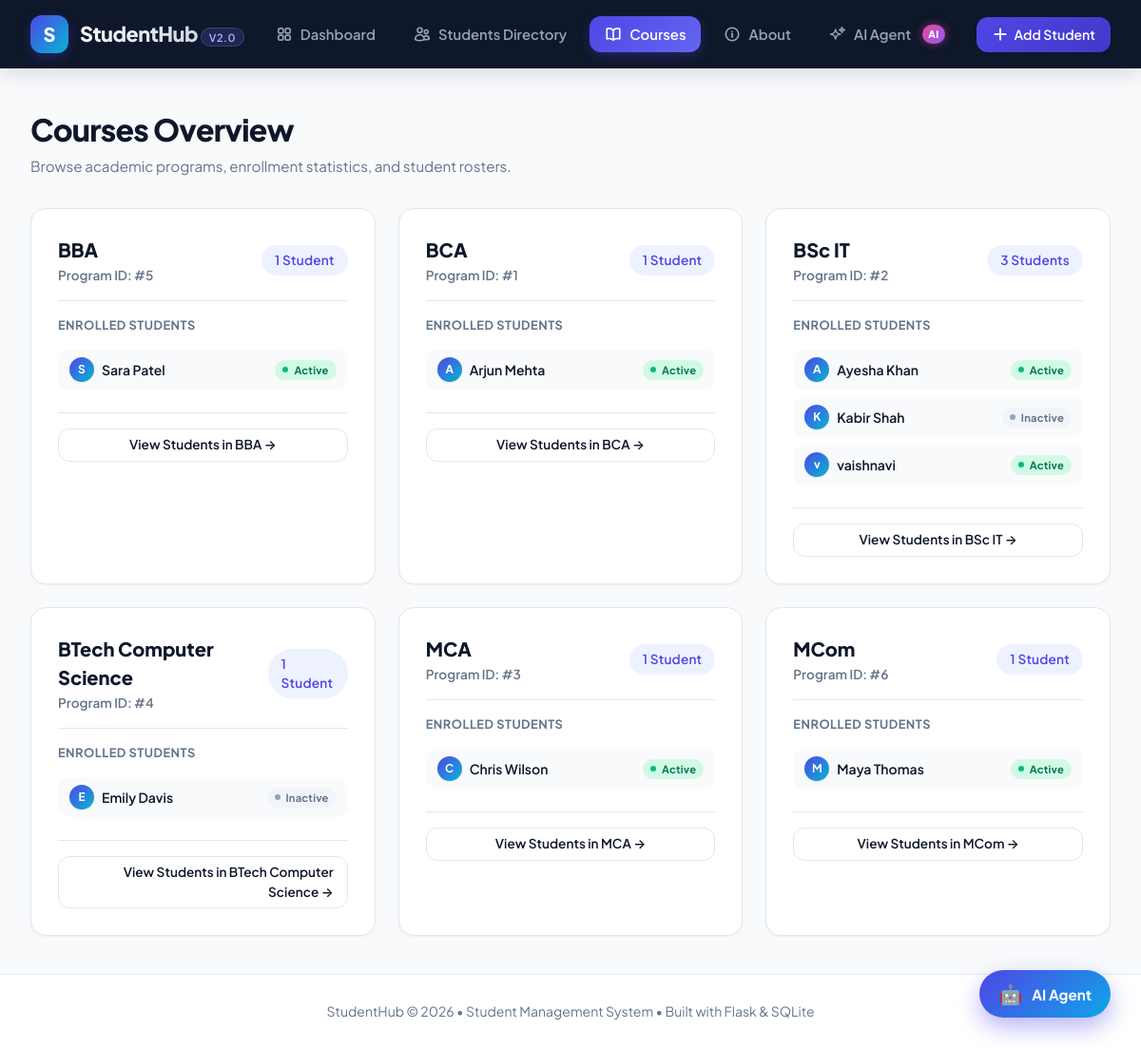
Screenshot of /courses with the database file from the repository.
### tables this page shows
CREATE TABLE courses (

    id INTEGER PRIMARY KEY AUTOINCREMENT,

    name TEXT NOT NULL UNIQUE

);

CREATE TABLE students (

    id INTEGER PRIMARY KEY AUTOINCREMENT,

    name TEXT NOT NULL,

    email TEXT NOT NULL UNIQUE,

    phone TEXT,

    gender TEXT,

    course_id INTEGER NOT NULL,

    date_of_birth TEXT,

    enrollment_date TEXT DEFAULT CURRENT_DATE,

    status TEXT NOT NULL DEFAULT 'Active',

    FOREIGN KEY (course_id)
        REFERENCES courses(id)

);

### app.py (the view)
@app.route("/courses")
def courses():
    connection = get_db_connection()
    cursor = connection.cursor()
    cursor.execute("""
        SELECT
            courses.id,
            courses.name,
            COUNT(students.id) AS total_students
        FROM courses
        LEFT JOIN students
            ON courses.id = students.course_id
        GROUP BY courses.id, courses.name
        ORDER BY courses.name ASC
    """)
    courses_data = cursor.fetchall()
    cursor.execute("""
        SELECT
            students.id,
            students.name,
            students.email,
            students.status,
            students.course_id
        FROM students
        ORDER BY students.name ASC
    """)
    students_data = cursor.fetchall()
    connection.close()
    course_students = {}
    for s in students_data:
        cid = s["course_id"]
        if cid not in course_students:
            course_students[cid] = []
        course_students[cid].append(dict(s))
    return render_template(
        "courses.html",
        courses=courses_data,
        course_students=course_students
    )

### database.py (called while the page is built)
def get_db_connection():
    connection = sqlite3.connect(DATABASE)
    connection.row_factory = sqlite3.Row
    connection.execute("PRAGMA foreign_keys = ON")
    return connection

### templates/courses.html (shortened to what this page needs)
{% extends "base.html" %}
{% block content %}
<div class="page-header">
    <div class="page-title-group">
        <h1>Courses Overview</h1>
        <p class="page-subtitle">Browse academic programs, enrollment statistics, and student rosters.</p>
    </div>
</div>
<div class="courses-grid">
    {% for course in courses %}
    <div class="course-card">
        <div class="course-card-header">
            <div>
                <div class="course-name">{{ course.name }}</div>
                <div style="font-size: 0.85rem; color: var(--text-muted); font-weight: 600; margin-top: 2px;">Program ID: #{{ course.id }}</div>
            </div>
            <span class="badge badge-course" style="font-size: 0.85rem; padding: 6px 14px;">
                {{ course.total_students }} Student{% if course.total_students != 1 %}s{% endif %}
            </span>
        </div>
        <div style="margin-top: 1rem;">
            <div style="font-size: 0.8rem; font-weight: 700; text-transform: uppercase; letter-spacing: 0.5px; color: var(--text-muted); margin-bottom: 0.5rem;">
                Enrolled Students
            </div>
            <div class="student-pill-list">
                {% set students_in_course = course_students.get(course.id, []) %}
                {% for st in students_in_course %}
                <div class="student-pill-item">
                    <div style="display: flex; align-items: center; gap: 8px;">
                        <div class="avatar-initial" style="width: 26px; height: 26px; font-size: 0.75rem;">{{ st.name[0] }}</div>
                        <span>{{ st.name }}</span>
                    </div>
                    {% if st.status == 'Active' %}
                        <span class="badge badge-active" style="padding: 2px 8px; font-size: 0.7rem;">Active</span>
                    {% else %}
                        <span class="badge badge-inactive" style="padding: 2px 8px; font-size: 0.7rem;">Inactive</span>
                    {% endif %}
                </div>
                {% else %}
                <div style="font-size: 0.875rem; color: var(--text-muted); font-style: italic; padding: 8px 0;">
                    No students currently enrolled in this program.
                </div>
                {% endfor %}
            </div>
        </div>
        <div style="margin-top: 1.5rem; padding-top: 1rem; border-top: 1px solid var(--border-color); text-align: right;">
            <a href="{{ url_for('students', course_id=course.id) }}" class="btn btn-secondary btn-sm" style="width: 100%;">
                View Students in {{ course.name }} &rarr;
            </a>
        </div>
    </div>
    {% endfor %}
</div>
{% endblock %}

### static/style.css (style rules this page uses)
:root { --primary: #4f46e5; --primary-hover: #4338ca; --primary-light: #eef2ff; --accent: #06b6d4; --success: #10b981; --success-light: #d1fae5; --warning: #f59e0b; --warning-light: #fef3c7; --danger: #ef4444; --danger-light: #fee2e2; --bg-main: #f8fafc; --bg-card: #ffffff; --bg-nav: #0f172a; --text-main: #0f172a; --text-muted: #64748b; --text-light: #94a3b8; --border-color: #e2e8f0; --radius-sm: 8px; --radius-md: 12px; --radius-lg: 16px; --radius-full: 9999px; --shadow-sm: 0 1px 2px 0 rgba(0, 0, 0, 0.05); --shadow-md: 0 4px 6px -1px rgba(0, 0, 0, 0.05), 0 2px 4px -2px rgba(0, 0, 0, 0.05); --shadow-lg: 0 10px 25px -5px rgba(0, 0, 0, 0.08), 0 8px 10px -6px rgba(0, 0, 0, 0.04); --shadow-glow: 0 0 20px rgba(79, 70, 229, 0.15); --transition: all 0.25s cubic-bezier(0.4, 0, 0.2, 1); }
* { margin: 0; padding: 0; box-sizing: border-box; font-family: 'Plus Jakarta Sans', -apple-system, BlinkMacSystemFont, sans-serif; }
body { background-color: var(--bg-main); color: var(--text-main); min-height: 100vh; display: flex; flex-direction: column; line-height: 1.5; -webkit-font-smoothing: antialiased; }
.page-header { display: flex; justify-content: space-between; align-items: flex-end; margin-bottom: 2rem; flex-wrap: wrap; gap: 1rem; }
.page-title-group h1 { font-size: 2rem; font-weight: 800; color: var(--text-main); letter-spacing: -0.75px; margin-bottom: 0.25rem; }
.page-subtitle { color: var(--text-muted); font-size: 0.95rem; }
.avatar-initial { width: 38px; height: 38px; border-radius: var(--radius-full); background: linear-gradient(135deg, var(--primary), var(--accent)); color: white; font-weight: 700; font-size: 0.9rem; display: flex; align-items: center; justify-content: center; box-shadow: var(--shadow-sm); flex-shrink: 0; }
.badge { display: inline-flex; align-items: center; gap: 6px; padding: 4px 12px; border-radius: var(--radius-full); font-size: 0.775rem; font-weight: 700; letter-spacing: 0.2px; }
.badge-active { background-color: var(--success-light); color: #047857; }
.badge-active::before { content: ''; display: inline-block; width: 6px; height: 6px; border-radius: 50%; background-color: #10b981; }
.badge-inactive { background-color: #f1f5f9; color: #64748b; }
.badge-inactive::before { content: ''; display: inline-block; width: 6px; height: 6px; border-radius: 50%; background-color: #94a3b8; }
.badge-course { background-color: var(--primary-light); color: var(--primary); font-weight: 600; }
.btn { display: inline-flex; align-items: center; justify-content: center; gap: 8px; padding: 10px 20px; border-radius: var(--radius-md); font-weight: 600; font-size: 0.925rem; text-decoration: none; border: none; cursor: pointer; transition: var(--transition); }
.btn-secondary { background-color: white; color: var(--text-main); border: 1px solid var(--border-color); }
.btn-sm { padding: 6px 14px; font-size: 0.85rem; }
.courses-grid { display: grid; grid-template-columns: repeat(auto-fit, minmax(320px, 1fr)); gap: 1.5rem; }
.course-card { background: var(--bg-card); border-radius: var(--radius-lg); border: 1px solid var(--border-color); box-shadow: var(--shadow-sm); padding: 1.75rem; transition: var(--transition); }
.course-card-header { display: flex; justify-content: space-between; align-items: center; margin-bottom: 1rem; padding-bottom: 1rem; border-bottom: 1px solid var(--border-color); }
.course-name { font-size: 1.25rem; font-weight: 800; color: var(--text-main); }
.student-pill-list { margin-top: 1rem; display: flex; flex-direction: column; gap: 8px; }
.student-pill-item { display: flex; align-items: center; justify-content: space-between; padding: 8px 12px; background: var(--bg-main); border-radius: var(--radius-md); font-size: 0.875rem; font-weight: 600; }

### rows the page displays
courses: name "BBA", id "5", total_students "1"
students: name "S", name "Sara Patel", status "Active"
courses: name "BCA", id "1", total_students "1"
students: name "A", name "Arjun Mehta", status "Active"
courses: name "BSc IT", id "2", total_students "3"
students: name "A", name "Ayesha Khan", status "Active"
students: name "K", name "Kabir Shah", status "Inactive"
students: name "v", name "vaishnavi", status "Active"
courses: name "BTech Computer Science", id "4", total_students "1"
students: name "E", name "Emily Davis", status "Inactive"
courses: name "MCA", id "3", total_students "1"
students: name "C", name "Chris Wilson", status "Active"
courses: name "MCom", id "6", total_students "1"
students: name "M", name "Maya Thomas", status "Active"
